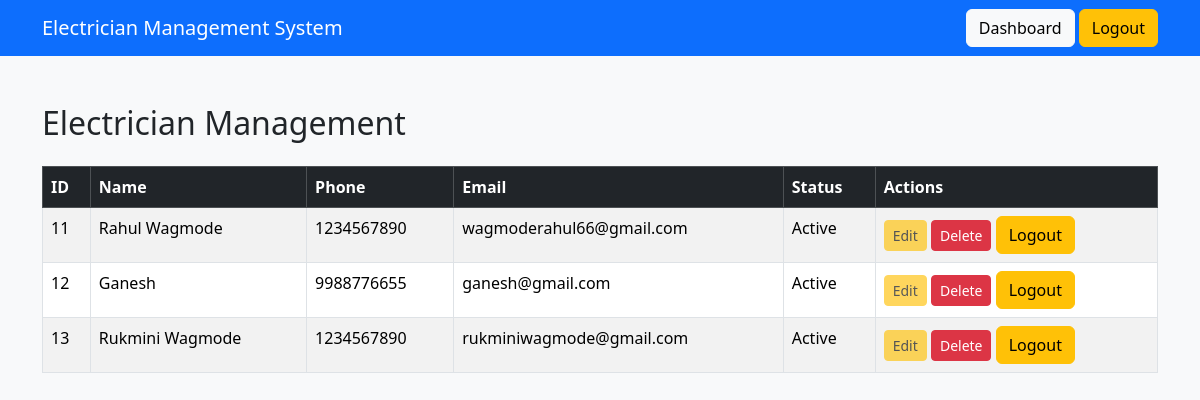
/electricians.html, run on the app's committed database.
### tables this page shows
CREATE TABLE users (
        id INTEGER PRIMARY KEY AUTOINCREMENT,
        name TEXT,
        phone TEXT,
        email TEXT,
        role TEXT,
        password TEXT
    );

### app.py (the view)
@app.route('/electricians.html')
def electricians_page():
    conn = sqlite3.connect('database.db')
    cursor = conn.cursor()
    cursor.execute("SELECT id, name, phone, email FROM users WHERE role='Electrician'")
    electricians = cursor.fetchall()
    conn.close()
    return render_template("electricians.html", electricians=electricians)

### templates/electricians.html (shortened to what this page needs)
<!DOCTYPE html>
<html lang="en">
<head>
<link href="https://cdn.jsdelivr.net/npm/bootstrap@5.3.2/dist/css/bootstrap.min.css" rel="stylesheet">
</head>
<body class="bg-light">
<nav class="navbar navbar-dark bg-primary">
<div class="container">
<a class="navbar-brand">Electrician Management System</a>
<div>
<a href="dashboard.html" class="btn btn-light">Dashboard</a>
<a href="index.html" class="btn btn-warning">Logout</a>
</div>
</div>
</nav>
<div class="container mt-5">
<h2 class="mb-4">Electrician Management</h2>
<table class="table table-bordered table-striped">
<thead class="table-dark">
<tr>
<th>ID</th>
<th>Name</th>
<th>Phone</th>
<th>Email</th>
<th>Status</th>
<th>Actions</th>
</tr>
</thead>
<tbody>
{% for e in electricians %}
<tr>
<td>{{ e[0] }}</td>
<td>{{ e[1] }}</td>
<td>{{ e[2] }}</td>
<td>{{ e[3] }}</td>
<td>Active</td>
<td>
<button class="btn btn-warning btn-sm" disabled>Edit</button>
<a href="/delete/{{ e[0] }}" class="btn btn-danger btn-sm">Delete</a>
<a href="/" class="btn btn-warning">Logout</a>
</td>
</tr>
{% endfor %}
</tbody>
</table>
</div>
</body>
</html>

### data on the page
users: id "11", name "Rahul Wagmode", phone "1234567890", email "wagmoderahul66@gmail.com"
users: id "12", name "Ganesh", phone "9988776655", email "ganesh@gmail.com"
users: id "13", name "Rukmini Wagmode", phone "1234567890", email "rukminiwagmode@gmail.com"
